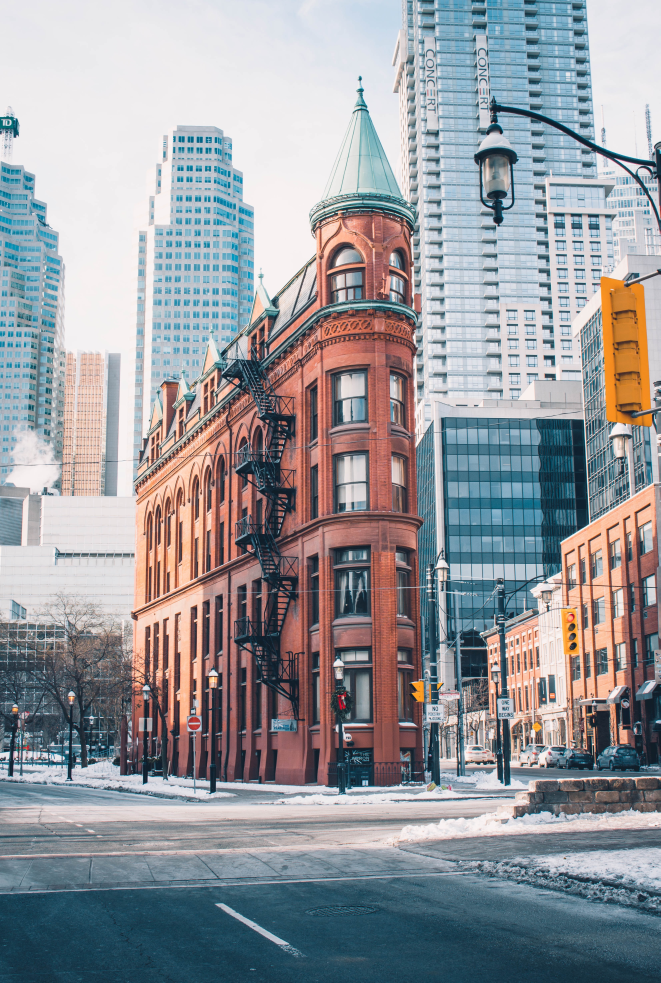
#> input picture Photos/town2.jpg, 3301 x 4913 px (shown at 1/5 size)
$ python Color_Channels.py
#> lines starting #> are read from the running program, lines starting #| are printed output that depends on the picture
import cv2 as cv
import numpy as np


def FrameScaling(frame,scale=0.5):
#> called with scale = 0.1
    width = int(frame.shape[1]*scale)
#> width = 330
    height = int(frame.shape[0]*scale)
#> height = 491

    dimension = (width,height)
#> dimension = (330, 491)
    return cv.resize(frame,dimension,interpolation=cv.INTER_AREA)
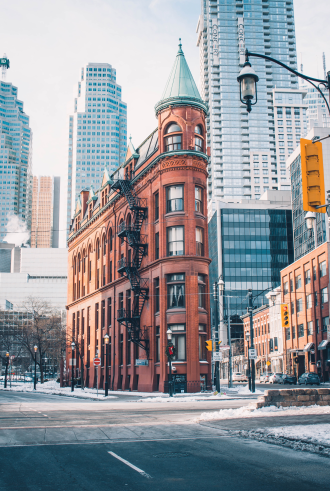
#> returned value: shape (491, 330, 3); mean of channels 0, 1, 2 156.1, 151.5, 149.8; drawn as B, G, R

# Spliting and merging color channels
'''
IN OPenCv , we normally use 3 color channels BGR(Blur ,Green anad Red)

'''
img = FrameScaling(cv.imread('Photos/town2.jpg'),0.1)
cv.imshow('TOWN',img)

blank = np.zeros(img.shape[:2] , dtype=np.uint8)
# blank[:] = 255,255,255 #white
cv.imshow('Blank',blank)


# In this split for that specific color that region in image is whiter.
# like for blue , for all blue color in image will turn too white else black or gray.
# Note : result image is grayscale image with 1 and 0
# 1 for white and 0 for black
# but its total 255 shades between black and white.

b ,g ,r = cv.split(img)
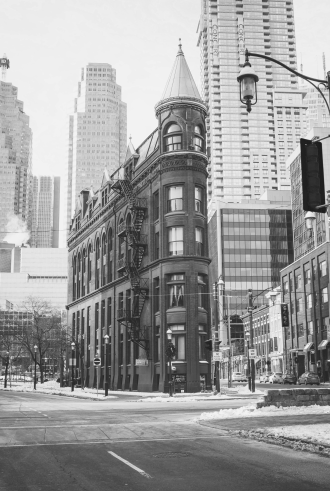
#> b: shape (491, 330); min 27, max 243, mean 156.1
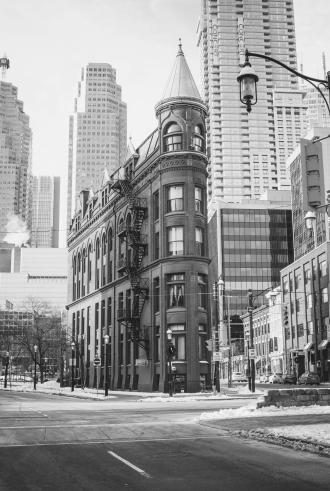
#> g: shape (491, 330); min 19, max 243, mean 151.5
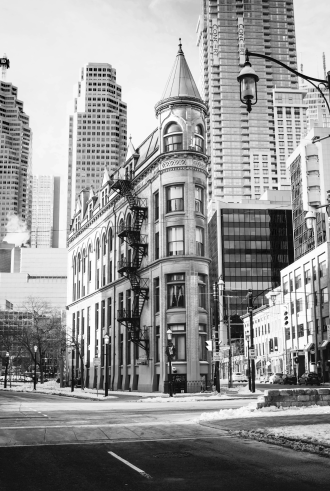
#> r: shape (491, 330); min 1, max 255, mean 149.8
# cv.imshow('Blue',b)
# cv.imshow('Green',g)
# cv.imshow('Red', r)


print(img.shape)
#| (491, 330, 3)
print(b.shape)
#| (491, 330)
print(g.shape)
#| (491, 330)
print(r.shape)
#| (491, 330)

merged = cv.merge([b,g,r])
# r = cv.merge([b,r,g])
cv.imshow('Merged Image',merged)
# cv.imshow('Random Channel Merging',r)


# now showing actual color by their channel
blue = cv.merge([b , blank , blank])
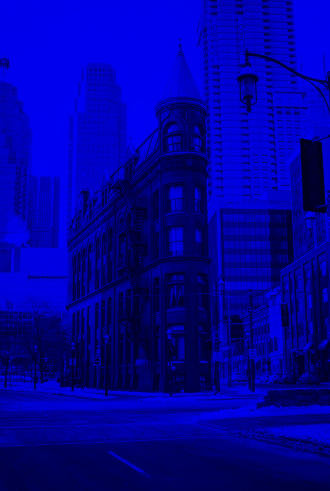
#> blue: shape (491, 330, 3); mean of channels 0, 1, 2 156.1, 0, 0; drawn as B, G, R
green = cv.merge([blank, g, blank])
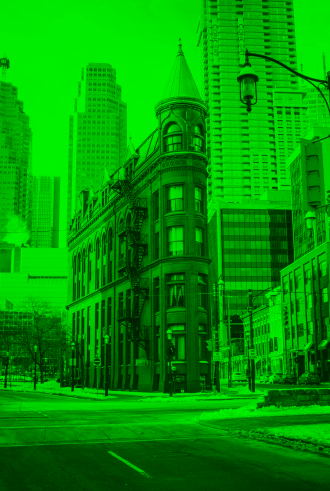
#> green: shape (491, 330, 3); mean of channels 0, 1, 2 0, 151.5, 0; drawn as B, G, R
red = cv.merge([blank, blank, r])
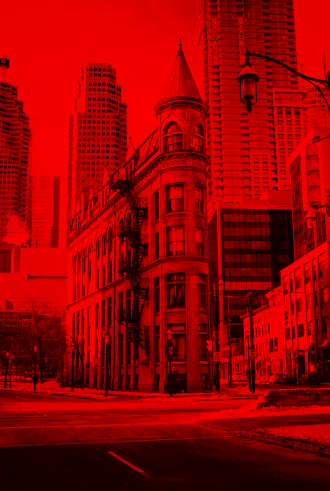
#> red: shape (491, 330, 3); mean of channels 0, 1, 2 0, 0, 149.8; drawn as B, G, R

cv.imshow('BLue Channel',blue)
cv.imshow('Green Channel', green)
cv.imshow('Red Channel', red)


cv.waitKey(0)

$ run again, with Photos/Cat_moves.jpg copied over Photos/town2.jpg
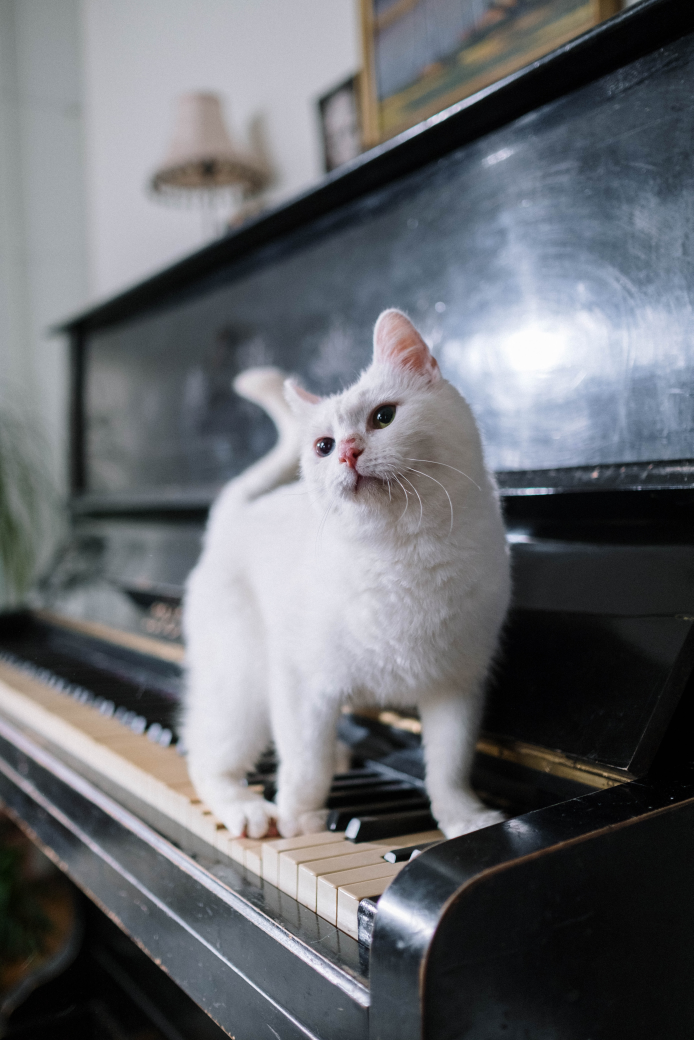
#> input picture Photos/Cat_moves.jpg, 4160 x 6240 px (shown at 1/6 size)
#> width = 416
#> dimension = (416, 624)
#| (624, 416, 3)
#| (624, 416)
#| (624, 416)
#| (624, 416)
#> `green = cv.merge([blank, g, blank])`:
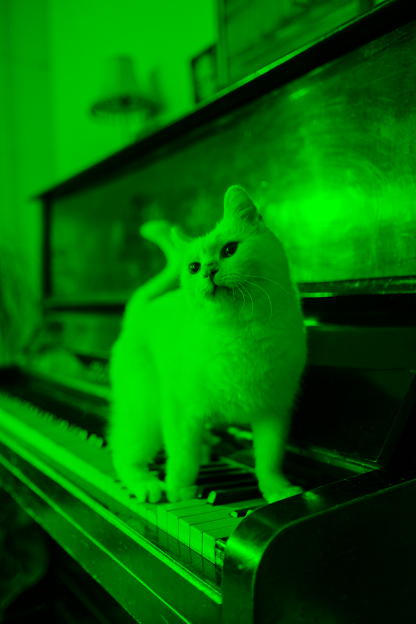
#> green: shape (624, 416, 3); mean of channels 0, 1, 2 0, 107.1, 0; drawn as B, G, R
#> `red = cv.merge([blank, blank, r])`:
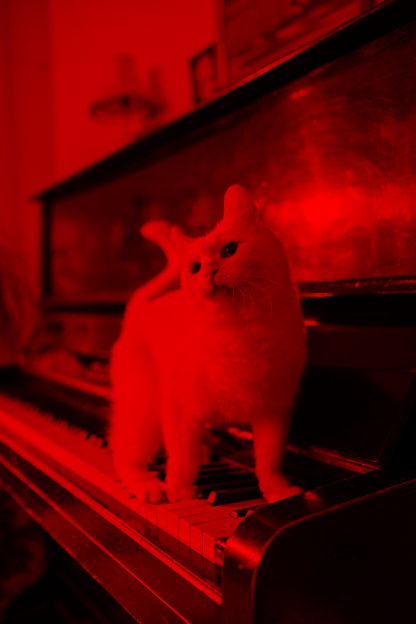
#> red: shape (624, 416, 3); mean of channels 0, 1, 2 0, 0, 104.7; drawn as B, G, R

$ run again, with Photos/aurora.jpg copied over Photos/town2.jpg
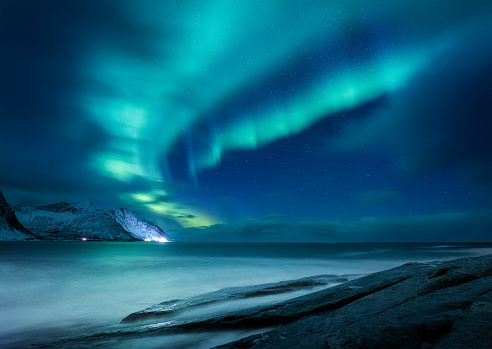
#> input picture Photos/aurora.jpg, 492 x 349 px
#> width = 49
#> dimension = (49, 34)
#| (34, 49, 3)
#| (34, 49)
#| (34, 49)
#| (34, 49)
#> `green = cv.merge([blank, g, blank])`:
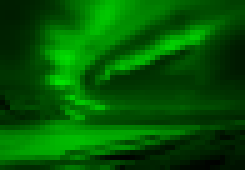
#> green: shape (34, 49, 3) (shown 5 times larger); mean of channels 0, 1, 2 0, 88.8, 0; drawn as B, G, R
#> `red = cv.merge([blank, blank, r])`:
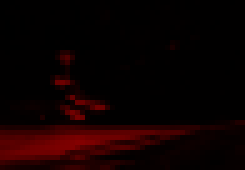
#> red: shape (34, 49, 3) (shown 5 times larger); mean of channels 0, 1, 2 0, 0, 14.4; drawn as B, G, R

$ run again, with Photos/baby_faces.jpg copied over Photos/town2.jpg
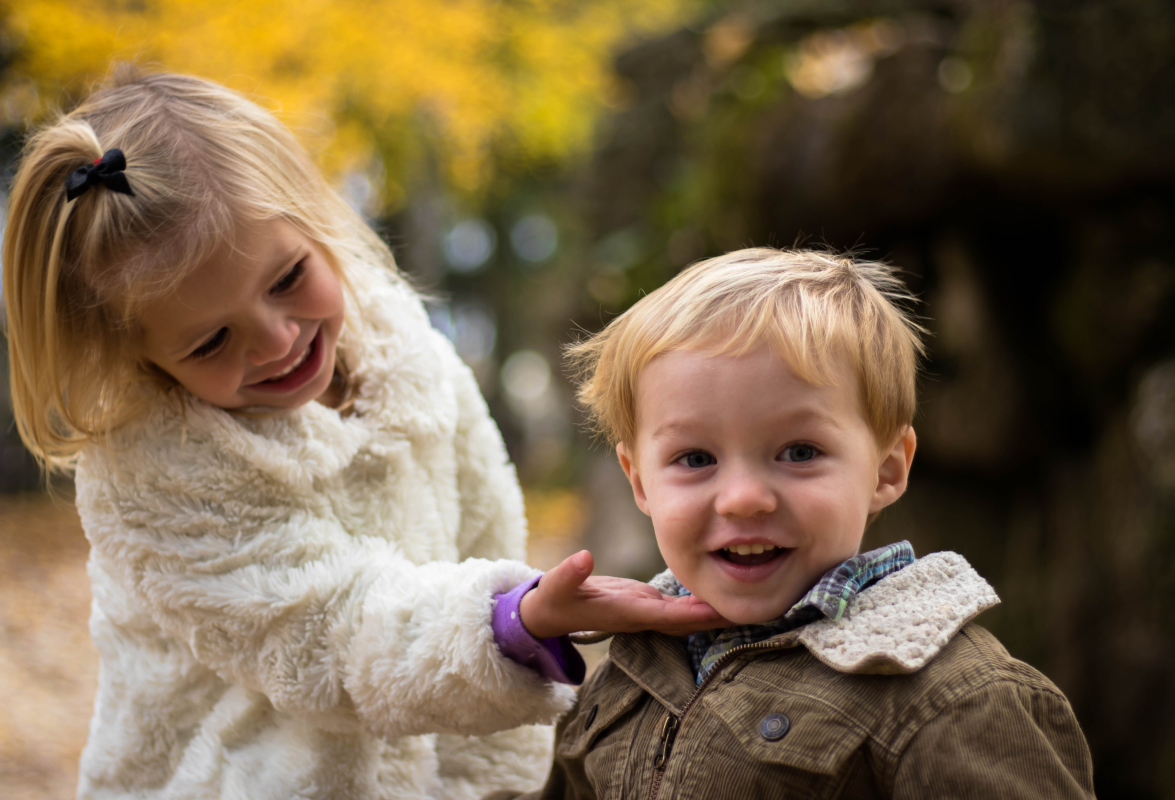
#> input picture Photos/baby_faces.jpg, 5871 x 4000 px (shown at 1/5 size)
#> width = 587
#> dimension = (587, 400)
#| (400, 587, 3)
#| (400, 587)
#| (400, 587)
#| (400, 587)
#> `red = cv.merge([blank, blank, r])`:
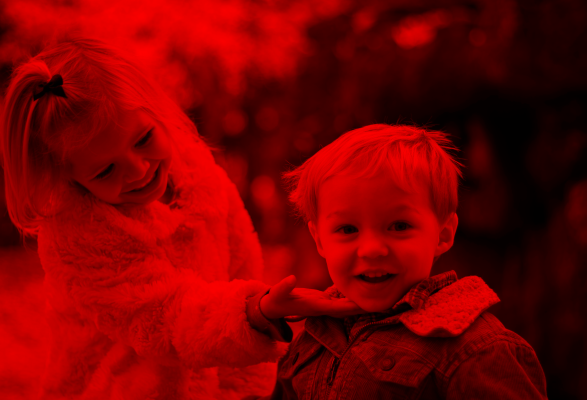
#> red: shape (400, 587, 3); mean of channels 0, 1, 2 0, 0, 120.9; drawn as B, G, R
